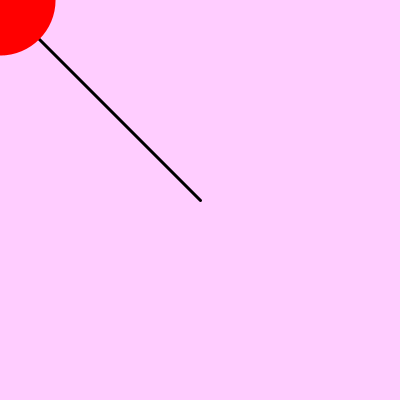
Frame 1 (no input)
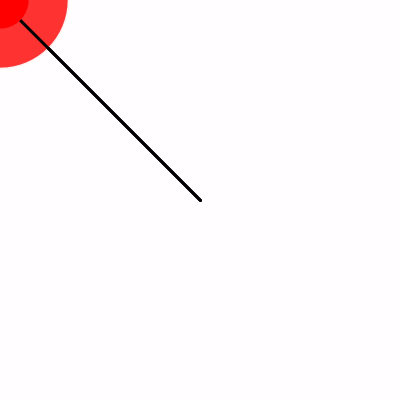
Frame 60 (the mouse pressed at the canvas centre just before this capture)
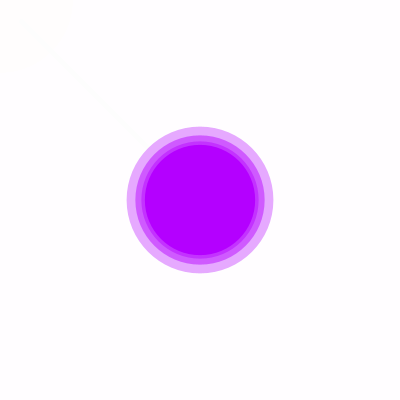
Frame 120 (the mouse held since frame 60 and released just before this capture)

The Processing sketch that drew these frames (run headless with seeded random() and noise(); from frame 60 on, the mouse is pressed at the canvas centre):

// Processing sketch: processing_60205
// ── processing_60205.pde

void setup(){

  size(400,400);
  background(255,255,255);

}



void draw(){

float r;
r = random(40,150);
  
smooth();
noStroke();

//background(255,0,255);
fill(255,0,255,50);
rectMode(CENTER);
rect(200,200,400,400);  

stroke(0);
strokeWeight(3);
line(200,200,mouseX,mouseY);  

colorMode(HSB);
fill(mouseX,255,255);
ellipseMode(CENTER);
noStroke();
ellipse(mouseX,mouseY,r,r);


}
